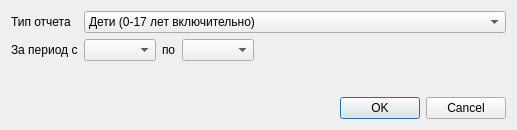
<?xml version="1.0" encoding="UTF-8"?>
<ui version="4.0">
 <class>StatReportF57NewSetupDialog</class>
 <widget class="QDialog" name="StatReportF57NewSetupDialog">
  <property name="geometry">
   <rect>
    <x>0</x>
    <y>0</y>
    <width>517</width>
    <height>130</height>
   </rect>
  </property>
  <property name="windowTitle">
   <string>Форма 57</string>
  </property>
  <layout class="QGridLayout" name="gridLayout" columnstretch="0,1">
   <item row="0" column="0">
    <widget class="QLabel" name="lblReportType">
     <property name="text">
      <string>Тип отчета</string>
     </property>
    </widget>
   </item>
   <item row="0" column="1">
    <widget class="QComboBox" name="cmbReportType">
     <property name="sizePolicy">
      <sizepolicy hsizetype="Preferred" vsizetype="Fixed">
       <horstretch>0</horstretch>
       <verstretch>0</verstretch>
      </sizepolicy>
     </property>
     <item>
      <property name="text">
       <string>Дети (0-17 лет включительно)</string>
      </property>
     </item>
     <item>
      <property name="text">
       <string>Взрослые (18+ лет)</string>
      </property>
     </item>
     <item>
      <property name="text">
       <string>Старше трудоспособного возраста (муж. 60+ лет, жен. 55+ лет)</string>
      </property>
     </item>
     <item>
      <property name="text">
       <string>Общая сводка</string>
      </property>
     </item>
    </widget>
   </item>
   <item row="1" column="0">
    <widget class="QLabel" name="lblDateRange">
     <property name="text">
      <string>За период с</string>
     </property>
    </widget>
   </item>
   <item row="1" column="1">
    <layout class="QHBoxLayout" name="horizontalLayout_2">
     <item>
      <widget class="CDateEdit" name="edtDateFrom"/>
     </item>
     <item>
      <widget class="QLabel" name="lblDateTo">
       <property name="text">
        <string>по</string>
       </property>
      </widget>
     </item>
     <item>
      <widget class="CDateEdit" name="edtDateTo"/>
     </item>
     <item>
      <spacer name="horizontalSpacer">
       <property name="orientation">
        <enum>Qt::Horizontal</enum>
       </property>
       <property name="sizeHint" stdset="0">
        <size>
         <width>40</width>
         <height>20</height>
        </size>
       </property>
      </spacer>
     </item>
    </layout>
   </item>
   <item row="3" column="0" colspan="2">
    <widget class="QDialogButtonBox" name="buttonBox">
     <property name="orientation">
      <enum>Qt::Horizontal</enum>
     </property>
     <property name="standardButtons">
      <set>QDialogButtonBox::Cancel|QDialogButtonBox::Ok</set>
     </property>
    </widget>
   </item>
   <item row="2" column="0" colspan="2">
    <spacer name="verticalSpacer">
     <property name="orientation">
      <enum>Qt::Vertical</enum>
     </property>
     <property name="sizeHint" stdset="0">
      <size>
       <width>20</width>
       <height>40</height>
      </size>
     </property>
    </spacer>
   </item>
  </layout>
 </widget>
 <customwidgets>
  <customwidget>
   <class>CDateEdit</class>
   <extends>QComboBox</extends>
   <header>library/DateEdit.h</header>
  </customwidget>
 </customwidgets>
 <resources/>
 <connections>
  <connection>
   <sender>buttonBox</sender>
   <signal>accepted()</signal>
   <receiver>StatReportF57NewSetupDialog</receiver>
   <slot>accept()</slot>
   <hints>
    <hint type="sourcelabel">
     <x>248</x>
     <y>254</y>
    </hint>
    <hint type="destinationlabel">
     <x>157</x>
     <y>274</y>
    </hint>
   </hints>
  </connection>
  <connection>
   <sender>buttonBox</sender>
   <signal>rejected()</signal>
   <receiver>StatReportF57NewSetupDialog</receiver>
   <slot>reject()</slot>
   <hints>
    <hint type="sourcelabel">
     <x>316</x>
     <y>260</y>
    </hint>
    <hint type="destinationlabel">
     <x>286</x>
     <y>274</y>
    </hint>
   </hints>
  </connection>
 </connections>
</ui>
